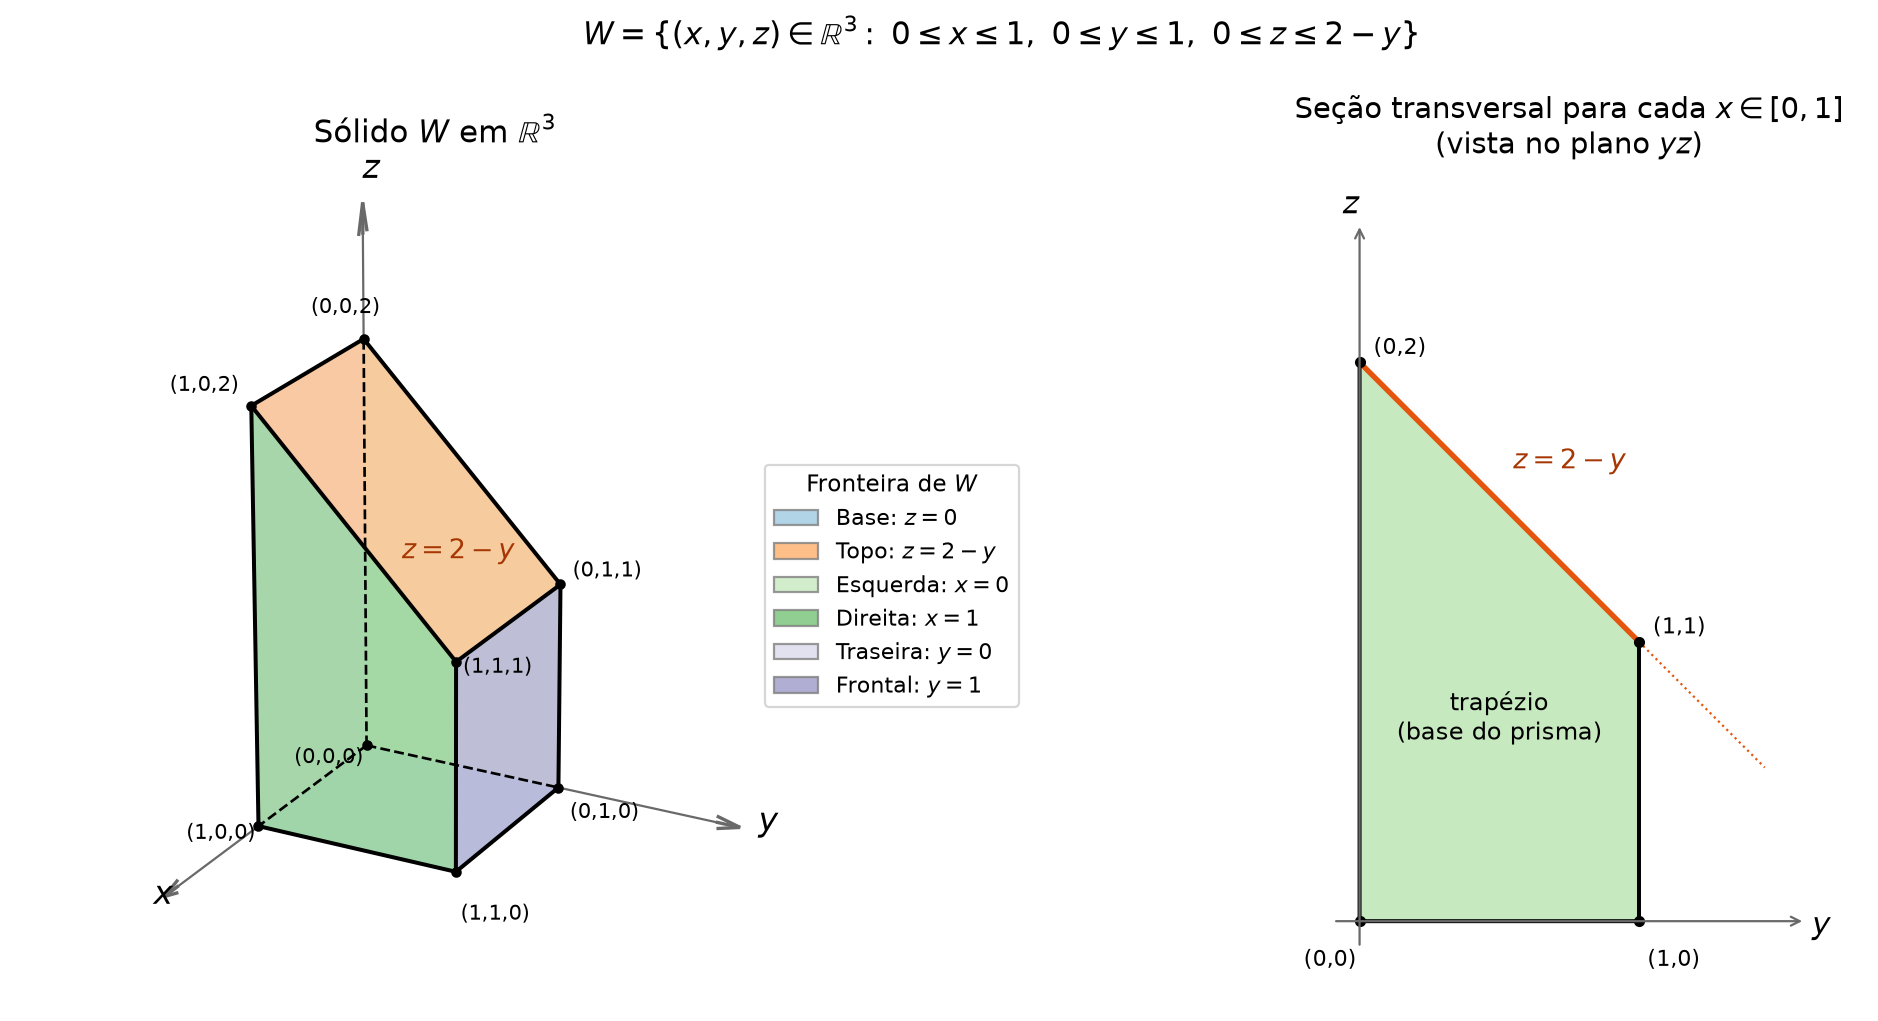

The Python source for this figure:
"""Esboço do sólido W = {(x, y, z) : 0 <= x <= 1, 0 <= y <= 1, 0 <= z <= 2 - y}.

Gera solido_W.png com duas vistas:
  (1) o sólido em R^3, com as seis faces da fronteira;
  (2) a seção transversal (trapézio) no plano yz, que é a base do prisma.
"""

import matplotlib.pyplot as plt
from matplotlib.patches import Patch, Polygon
from mpl_toolkits.mplot3d.art3d import Poly3DCollection

# Vértices do sólido
A = (0, 0, 0)
B = (1, 0, 0)
C = (1, 1, 0)
D = (0, 1, 0)
E = (0, 0, 2)
F = (1, 0, 2)
G = (1, 1, 1)
H = (0, 1, 1)

faces = [
    ([A, B, C, D], "#9ecae1", r"Base: $z = 0$"),
    ([E, F, G, H], "#fdae6b", r"Topo: $z = 2 - y$"),
    ([A, D, H, E], "#c7e9c0", r"Esquerda: $x = 0$"),
    ([B, C, G, F], "#74c476", r"Direita: $x = 1$"),
    ([A, B, F, E], "#dadaeb", r"Traseira: $y = 0$"),
    ([D, C, G, H], "#9e9ac8", r"Frontal: $y = 1$"),
]
hidden_faces = {0, 2, 4}  # z=0, x=0, y=0 ficam atrás nesta vista

# Para a vista escolhida (elev=22, azim=28) as faces x=0, y=0 e z=0 ficam
# escondidas; as arestas comuns a duas delas são desenhadas tracejadas.
hidden_edges = [(A, B), (A, D), (A, E)]
visible_edges = [
    (B, C), (C, D), (B, F), (C, G), (D, H),
    (E, F), (F, G), (G, H), (H, E),
]

fig = plt.figure(figsize=(14, 6.4))

# ---------------------------------------------------------------- vista 3D
ax = fig.add_subplot(1, 2, 1, projection="3d")
ax.view_init(elev=22, azim=28)
ax.computed_zorder = False  # desenha na ordem dada: faces, arestas, rótulos

order = sorted(range(len(faces)), key=lambda i: i not in hidden_faces)
for i in order:
    verts, color, _ = faces[i]
    alpha = 0.3 if i in hidden_faces else 0.6
    poly = Poly3DCollection([verts], facecolor=color, edgecolor="none",
                            alpha=alpha, zorder=1)
    ax.add_collection3d(poly)

for p, q in hidden_edges:
    ax.plot(*zip(p, q), color="black", lw=1.2, ls="--", zorder=2)
for p, q in visible_edges:
    ax.plot(*zip(p, q), color="black", lw=1.8, zorder=3)

# Eixos coordenados (desenhados à mão, estilo livro-texto)
L = {"x": 1.7, "y": 1.8, "z": 2.5}
ax.plot([1, L["x"]], [0, 0], [0, 0], color="dimgray", lw=1)
ax.plot([0, 0], [1, L["y"]], [0, 0], color="dimgray", lw=1)
ax.plot([0, 0], [0, 0], [2, L["z"]], color="dimgray", lw=1)
ax.quiver(L["x"] - 0.01, 0, 0, 0.12, 0, 0, color="dimgray", arrow_length_ratio=1)
ax.quiver(0, L["y"] - 0.01, 0, 0, 0.12, 0, color="dimgray", arrow_length_ratio=1)
ax.quiver(0, 0, L["z"] - 0.01, 0, 0, 0.15, color="dimgray", arrow_length_ratio=1)
ax.text(L["x"] + 0.2, 0, 0, "$x$", fontsize=15)
ax.text(0, L["y"] + 0.2, 0, "$y$", fontsize=15)
ax.text(0, 0, L["z"] + 0.25, "$z$", fontsize=15)

# Rótulos dos vértices
labels = {
    A: ("(0,0,0)", (-0.05, -0.42, -0.2)),
    B: ("(1,0,0)", (0.05, -0.35, -0.12)),
    C: ("(1,1,0)", (0.05, 0.05, -0.2)),
    D: ("(0,1,0)", (0.0, 0.06, -0.14)),
    E: ("(0,0,2)", (-0.05, -0.30, 0.06)),
    F: ("(1,0,2)", (0.05, -0.38, 0.02)),
    G: ("(1,1,1)", (0.05, 0.06, -0.02)),
    H: ("(0,1,1)", (0.0, 0.06, 0.05)),
}
for (x, y, z), (txt, (dx, dy, dz)) in labels.items():
    ax.scatter([x], [y], [z], color="black", s=14, zorder=4)
    ax.text(x + dx, y + dy, z + dz, txt, fontsize=9.5, zorder=5)

# Rótulo do plano inclinado sobre a própria face
ax.text(0.6, 0.8, 1.3, r"$z = 2 - y$", fontsize=12, color="#a63603",
        ha="center", zorder=10)

ax.set_xlim(0, 1.8)
ax.set_ylim(0, 1.8)
ax.set_zlim(0, 2.7)
ax.set_box_aspect((1.8, 1.8, 2.7))
ax.set_axis_off()
ax.set_title(r"Sólido $W$ em $\mathbb{R}^3$", fontsize=14, y=1.1)

ax.legend(
    handles=[Patch(facecolor=c, edgecolor="gray", alpha=0.8, label=lbl)
             for _, c, lbl in faces],
    loc="center left", bbox_to_anchor=(0.88, 0.5), fontsize=10,
    title="Fronteira de $W$", title_fontsize=10.5, frameon=True,
)

# ------------------------------------------- seção transversal (plano yz)
ax2 = fig.add_subplot(1, 2, 2)
trap = [(0, 0), (1, 0), (1, 1), (0, 2)]
ax2.add_patch(Polygon(trap, closed=True, facecolor="#c7e9c0",
                      edgecolor="black", lw=1.8))
ax2.plot([0, 1], [2, 1], color="#e6550d", lw=2.4)
ax2.plot([1, 1.45], [1, 0.55], color="#e6550d", lw=1, ls=":")
ax2.text(0.55, 1.62, r"$z = 2 - y$", color="#a63603", fontsize=12)
ax2.text(0.5, 0.65, "trapézio\n(base do prisma)", ha="center", fontsize=11)

for (y, z), txt, off in [((0, 0), "(0,0)", (-0.2, -0.16)),
                         ((1, 0), "(1,0)", (0.03, -0.16)),
                         ((1, 1), "(1,1)", (0.05, 0.03)),
                         ((0, 2), "(0,2)", (0.05, 0.03))]:
    ax2.plot(y, z, "ko", ms=4)
    ax2.text(y + off[0], z + off[1], txt, fontsize=10)

ax2.annotate("", xy=(1.6, 0), xytext=(-0.1, 0),
             arrowprops=dict(arrowstyle="->", color="dimgray"))
ax2.annotate("", xy=(0, 2.5), xytext=(0, -0.1),
             arrowprops=dict(arrowstyle="->", color="dimgray"))
ax2.text(1.62, -0.05, "$y$", fontsize=14)
ax2.text(-0.06, 2.53, "$z$", fontsize=14)

ax2.set_xlim(-0.3, 1.8)
ax2.set_ylim(-0.3, 2.7)
ax2.set_aspect("equal")
ax2.axis("off")
ax2.set_title("Seção transversal para cada $x \\in [0,1]$\n(vista no plano $yz$)",
              fontsize=13)

fig.suptitle(
    r"$W = \{(x,y,z) \in \mathbb{R}^3 :\ 0 \leq x \leq 1,\ "
    r"0 \leq y \leq 1,\ 0 \leq z \leq 2 - y\}$",
    fontsize=14, y=0.99,
)
fig.tight_layout()
fig.savefig("solido_W.png", dpi=160, bbox_inches="tight")
print("salvo em solido_W.png")
